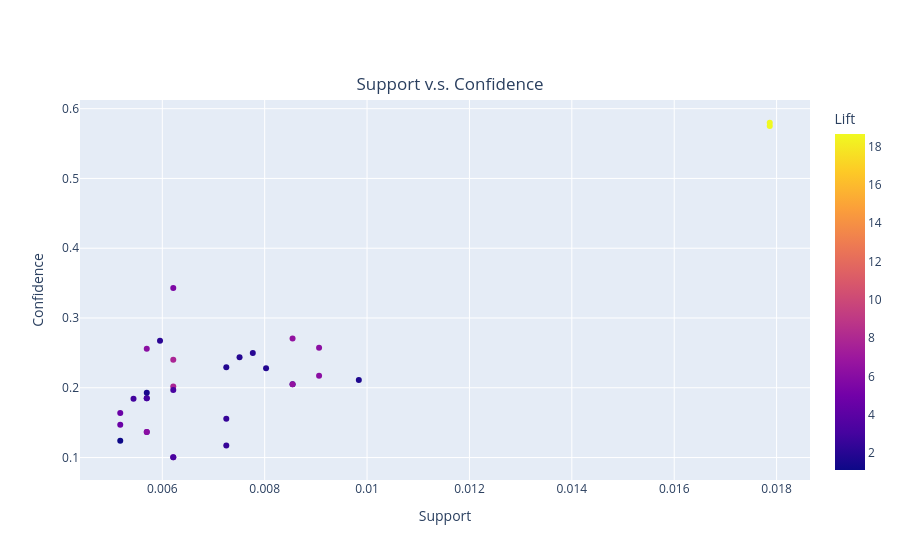

The notebook cell this image was saved under:
### Code cell
# the comparison between the sopport and confidence of all combinations
fig = px.scatter(rules_4, x='support', y='confidence', 
                 color='lift', hover_data=['antecedents', 'confidence'],
                 labels={
                     "support": "Support",
                     "confidence": "Confidence",
                     'lift': 'Lift'
                 },
                title="Support v.s. Confidence")
fig.update_layout(title_x=0.5, title_y=0.86)
fig.show()

### Figure 1 — Plotly figure (JSON) as saved in the notebook; plotly's stock layout.template omitted (floating-point values rounded to 4 significant figures)
{"data": [{"customdata": [["Bawang Putih "], ["Bawang Merah Kecil "], ["Bawang Merah Kecil "], ["Bawang Putih "], ["Chicken Leg Quarter/ Paha Besar "], ["Bawang Putih "], ["Kentang/Potato Timbang "], ["Bawang Putih "], ["Bawang Putih "], ["Bokchoy "], ["Bokchoy "], ["Chicken Leg Quarter/ Paha Besar "], ["Ikan Kembong "], ["Chicken Leg Quarter/ Paha Besar "], ["Chicken Leg Quarter/ Paha Besar "], ["Chicken Leg Quarter/ Paha Besar "], ["Sosis Borella 340g"], ["Sosis Perdix 340g"], ["Chicken Leg Quarter/ Paha Besar "], ["Ikan Kembong "], ["Sosis Perdix 340g"], ["Ikan Kembong "], ["Non-Woven Bag PcsL"], ["Pork Belly/Perut "], ["Non-Woven Bag PcsL"], ["Sosis Perdix 340g"], ["Non-Woven Bag PcsL"], ["Weizhang Cake 1.5"], ["Sosis Borella 340g"], ["Sosis Perdix 340g"], ["Weizhang Cake 1.5"]], "hovertemplate": "Support=%{x}<br>Confidence=%{y}<br>antecedents=%{customdata[0]}<br>Lift=%{marker.color}<extra></extra>", "legendgroup": "", "marker": {"color": [18.66, 18.66, 2.003, 4.435, 4.435, 7.789, 7.789, 2.987, 1.953, 2.977, 1.546, 6.173, 6.173, 1.642, 1.121, 6.136, 6.136, 6.488, 6.488, 1.826, 4.655, 4.655, 5.54, 5.54, 3.179, 3.179, 2.514, 2.514, 2.143, 1.839, 1.692], "coloraxis": "coloraxis", "symbol": "circle"}, "mode": "markers", "name": "", "orientation": "v", "showlegend": false, "type": "scatter", "x": [0.01787, 0.01787, 0.007768, 0.005697, 0.005697, 0.006214, 0.006214, 0.005697, 0.007509, 0.005438, 0.005697, 0.009063, 0.009063, 0.008545, 0.005179, 0.005697, 0.005697, 0.008545, 0.008545, 0.008027, 0.005179, 0.005179, 0.006214, 0.006214, 0.006214, 0.006214, 0.00725, 0.00725, 0.005955, 0.00725, 0.009839], "xaxis": "x", "y": [0.5798, 0.575, 0.25, 0.1849, 0.1366, 0.2017, 0.24, 0.1849, 0.2437, 0.1842, 0.193, 0.2174, 0.2574, 0.205, 0.1242, 0.1366, 0.2558, 0.2705, 0.205, 0.2279, 0.1639, 0.1471, 0.1004, 0.3429, 0.1004, 0.1967, 0.1172, 0.1556, 0.2674, 0.2295, 0.2111], "yaxis": "y"}], "layout": {"coloraxis": {"colorbar": {"title": {"text": "Lift"}}, "colorscale": [[0, "#0d0887"], [0.1111, "#46039f"], [0.2222, "#7201a8"], [0.3333, "#9c179e"], [0.4444, "#bd3786"], [0.5556, "#d8576b"], [0.6667, "#ed7953"], [0.7778, "#fb9f3a"], [0.8889, "#fdca26"], [1, "#f0f921"]]}, "legend": {"tracegroupgap": 0}, "title": {"text": "Support v.s. Confidence", "x": 0.5, "y": 0.86}, "xaxis": {"anchor": "y", "domain": [0, 1], "title": {"text": "Support"}}, "yaxis": {"anchor": "x", "domain": [0, 1], "title": {"text": "Confidence"}}}}
